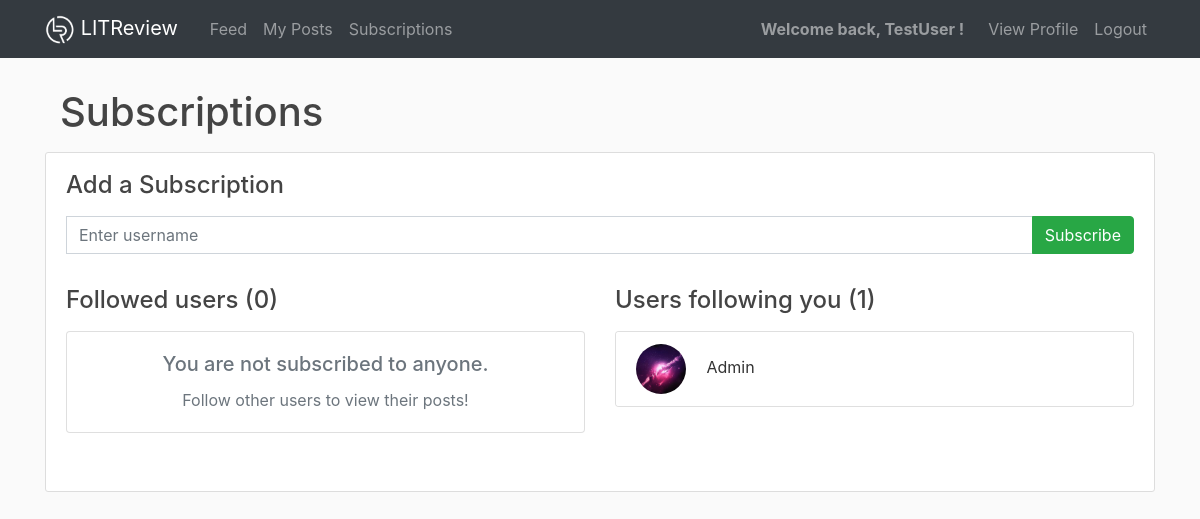
The app's page /subscriptions/ (signed in), older data.
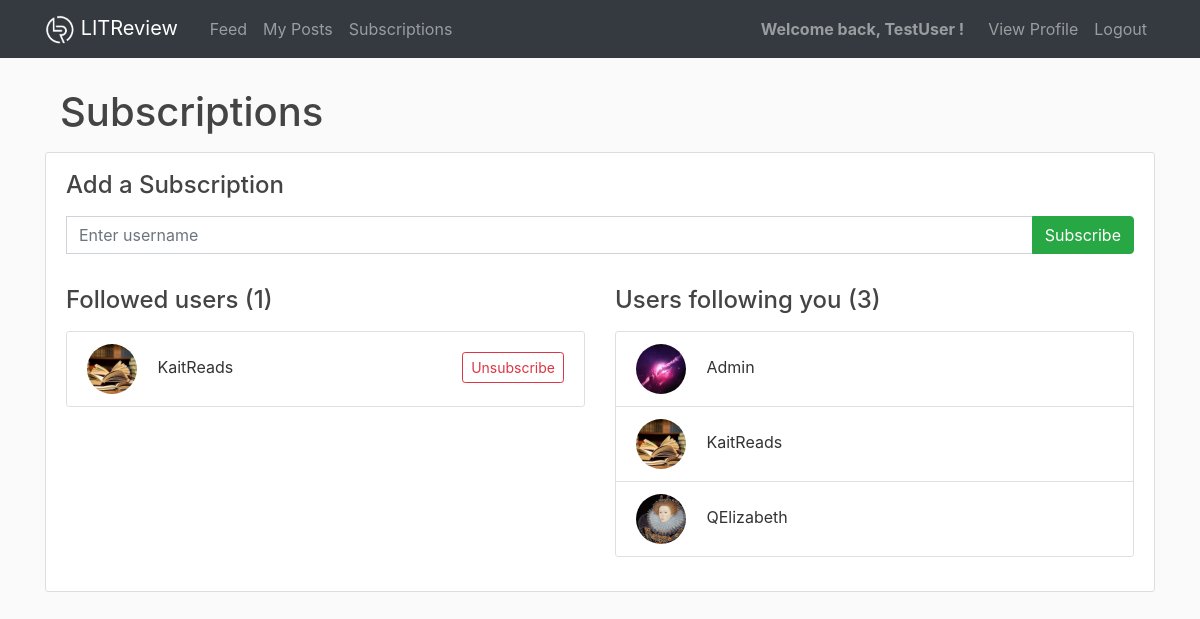
The same page, newer data.
### users/models.py (models this page shows, shortened)
class UserFollow(models.Model):
    user = models.ForeignKey(
        to=settings.AUTH_USER_MODEL,
        on_delete=models.CASCADE,
        related_name='following'
    )
    followed_user = models.ForeignKey(
        to=settings.AUTH_USER_MODEL,
        on_delete=models.CASCADE,
        related_name='followed_by'
    )
    class Meta:
        unique_together = ('user', 'followed_user')

class Profile(models.Model):
    user = models.OneToOneField(User, on_delete=models.CASCADE)
    image = models.ImageField(default='default.jpg', upload_to='profile_pics')

### users/views.py (the view)
# urls.py: path('subscriptions/', views.subscriptions, name='subscriptions'),
@login_required
def subscriptions(request):
    if request.method == 'POST':
        form = SubscribeForm(request.POST)
        if form.is_valid():
            try:
                followed_user = User.objects.get(username=request.POST['followed_user'])
                if request.user == followed_user:
                    messages.error(request, 'You can\'t subscribe to yourself!')
                else:
                    try:
                        UserFollow.objects.create(user=request.user, followed_user=followed_user)
                        messages.success(request, f'You are now following {followed_user}!')
                    except IntegrityError:
                        messages.error(request, f'You are already following {followed_user}!')
            except User.DoesNotExist:
                messages.error(request, f'The user {form.data["followed_user"]} does not exist.')
    else:
        form = SubscribeForm()
    user_follows = UserFollow.objects.filter(user=request.user).order_by('followed_user')
    followed_by = UserFollow.objects.filter(followed_user=request.user).order_by('user')
    context = {
        'form': form,
        'user_follows': user_follows,
        'followed_by': followed_by,
        'title': 'Subscriptions',
    }
    return render(request, 'users/subscriptions.html', context)

### users/forms.py
class SubscribeForm(forms.Form):
    followed_user = forms.CharField(
        label=False,
        widget=forms.TextInput()
    )

### users/templates/users/subscriptions.html (shortened to what this page needs)
{% extends "reviews/_base.html" %}
{% load crispy_forms_tags %}
{% block content %}
<div class="container">
  <div class="row mb-2">
    <h1 class="col-8 py-2 mb-0">Subscriptions</h1>
  </div>
</div>
<div class="content-section">
  <h4 class="mb-3 mt-2">Add a Subscription</h4>
  <fieldset class="form-group mt-3">
    <form class="input-group mb-3" method="POST">
      <input class="form-control" id="followed_user" type="text" name="followed_user" placeholder="Enter username">
      <div class="input-group-append">
        <button class="btn btn-success" id="button-addon2" type="submit">Subscribe</button>
      </div>
    </form>
  </fieldset>
  <div class="row">
    <div class="col">
      <h4 class="mb-3">Followed users ({{ user_follows.count }})</h4>
      {% if user_follows %}
        <div class="card mb-5">
          <ul class="list-group list-group-flush">
            {% for follow in user_follows %}
              <li class="list-group-item">
                <p class="mb-0">
                  <img class="rounded-circle article-img" src="{{ follow.followed_user.profile.image.url }}"
                       style="height:50px; width:50px" alt="{{ follow.followed_user.username }} profile picture">
                  {{ follow.followed_user.username }}
                  <a class="btn btn-outline-danger btn-sm float-right mt-2" href="{% url 'confirm-unsub' follow.id %}">
                    Unsubscribe
                  </a>
                </p>
              </li>
            {% endfor %}
          </ul>
        </div>
      {% elif not user_follows %}
        <div class="card text-center mb-5">
          <div class="card-body">
            <h5 class="card-title text-muted">You are not subscribed to anyone.</h5>
            <p class="card-text text-muted">Follow other users to view their posts!</p>
          </div>
        </div>
      {% endif %}
    </div>
    <div class="col">
      <h4 class="mb-3">Users following you ({{ followed_by.count }})</h4>
      {% if followed_by %}
        <div class="card mb-4">
          <ul class="list-group list-group-flush">
            {% for follow in followed_by %}
              <li class="list-group-item">
                <p class="mb-0">
                  <img class="rounded-circle article-img" src="{{ follow.user.profile.image.url }}"
                       style="height:50px; width:50px" alt="{{ follow.user.username }} profile picture">
                  {{ follow.user.username }}
                </p>
              </li>
            {% endfor %}
          </ul>
        </div>
      {% endif %}
    </div>
  </div>
</div>
{% endblock content %}

Row changes from the older to the newer data that the page shows:
added UserFollow: followed_user.profile.image (picture), followed_user.username "KaitReads", shown under "Followed users (1)"
added UserFollow: user.profile.image (picture), user.username "KaitReads", shown under "Users following you (3)"
added UserFollow: user.profile.image (picture), user.username "QElizabeth", shown under "Users following you (3)"
Text that changed along with them:
{{ user_follows.count }}: "0" → "1"
{{ followed_by.count }}: "1" → "3"
text no longer shown: "You are not subscribed to anyone. Follow other users to view their posts!"
